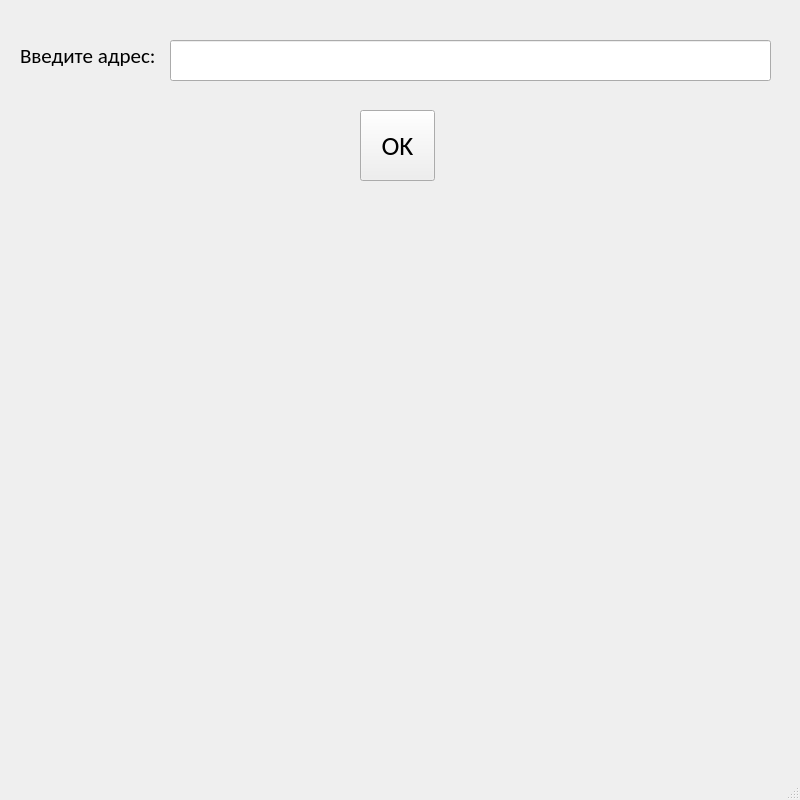
<?xml version="1.0" encoding="UTF-8"?>
<ui version="4.0">
 <class>MainWindow</class>
 <widget class="QMainWindow" name="MainWindow">
  <property name="geometry">
   <rect>
    <x>0</x>
    <y>0</y>
    <width>800</width>
    <height>800</height>
   </rect>
  </property>
  <property name="windowTitle">
   <string>10 аптек</string>
  </property>
  <widget class="QWidget" name="centralwidget">
   <widget class="QLabel" name="apt_photo">
    <property name="geometry">
     <rect>
      <x>90</x>
      <y>230</y>
      <width>600</width>
      <height>450</height>
     </rect>
    </property>
    <property name="text">
     <string/>
    </property>
   </widget>
   <widget class="QLabel" name="label">
    <property name="geometry">
     <rect>
      <x>20</x>
      <y>40</y>
      <width>141</width>
      <height>31</height>
     </rect>
    </property>
    <property name="font">
     <font>
      <family>Calibri</family>
      <pointsize>16</pointsize>
     </font>
    </property>
    <property name="text">
     <string>Введите адрес:</string>
    </property>
   </widget>
   <widget class="QLineEdit" name="address_line">
    <property name="geometry">
     <rect>
      <x>170</x>
      <y>40</y>
      <width>601</width>
      <height>41</height>
     </rect>
    </property>
    <property name="font">
     <font>
      <family>Calibri</family>
      <pointsize>14</pointsize>
     </font>
    </property>
   </widget>
   <widget class="QPushButton" name="ok_but">
    <property name="geometry">
     <rect>
      <x>360</x>
      <y>110</y>
      <width>75</width>
      <height>71</height>
     </rect>
    </property>
    <property name="font">
     <font>
      <family>Calibri</family>
      <pointsize>20</pointsize>
     </font>
    </property>
    <property name="text">
     <string>OK</string>
    </property>
   </widget>
  </widget>
  <widget class="QMenuBar" name="menubar">
   <property name="geometry">
    <rect>
     <x>0</x>
     <y>0</y>
     <width>800</width>
     <height>21</height>
    </rect>
   </property>
  </widget>
  <widget class="QStatusBar" name="statusbar"/>
 </widget>
 <resources/>
 <connections/>
</ui>
